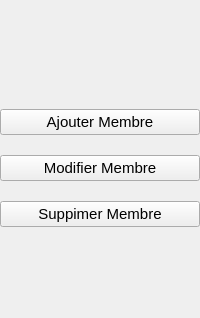
      <widget class="QWidget" name="MenuMembre">
       <layout class="QVBoxLayout" name="verticalLayout">
        <property name="spacing">
         <number>20</number>
        </property>
        <property name="leftMargin">
         <number>0</number>
        </property>
        <property name="rightMargin">
         <number>0</number>
        </property>
        <item>
         <widget class="QWidget" name="widget_2" native="true">
          <property name="maximumSize">
           <size>
            <width>210</width>
            <height>100</height>
           </size>
          </property>
          <layout class="QHBoxLayout" name="horizontalLayout_3">
           <item>
            <widget class="QLabel" name="label_10">
             <property name="minimumSize">
              <size>
               <width>120</width>
               <height>0</height>
              </size>
             </property>
             <property name="text">
              <string/>
             </property>
             <property name="pixmap">
              <pixmap>CPU.jpeg</pixmap>
             </property>
             <property name="scaledContents">
              <bool>true</bool>
             </property>
            </widget>
           </item>
           <item>
            <spacer name="horizontalSpacer">
             <property name="orientation">
              <enum>Qt::Orientation::Horizontal</enum>
             </property>
             <property name="sizeHint" stdset="0">
              <size>
               <width>40</width>
               <height>20</height>
              </size>
             </property>
            </spacer>
           </item>
          </layout>
         </widget>
        </item>
        <item>
         <spacer name="verticalSpacer_6">
          <property name="orientation">
           <enum>Qt::Orientation::Vertical</enum>
          </property>
          <property name="sizeHint" stdset="0">
           <size>
            <width>20</width>
            <height>40</height>
           </size>
          </property>
         </spacer>
        </item>
        <item>
         <widget class="QPushButton" name="AjouterMember">
          <property name="font">
           <font>
            <pointsize>11</pointsize>
           </font>
          </property>
          <property name="cursor">
           <cursorShape>PointingHandCursor</cursorShape>
          </property>
          <property name="text">
           <string>Ajouter Membre</string>
          </property>
          <property name="icon">
           <iconset>
            <normaloff>ajoutermemebre.png</normaloff>ajoutermemebre.png</iconset>
          </property>
          <property name="iconSize">
           <size>
            <width>35</width>
            <height>35</height>
           </size>
          </property>
         </widget>
        </item>
        <item>
         <widget class="QPushButton" name="ModifierMember">
          <property name="font">
           <font>
            <pointsize>11</pointsize>
           </font>
          </property>
          <property name="cursor">
           <cursorShape>PointingHandCursor</cursorShape>
          </property>
          <property name="text">
           <string>Modifier Membre</string>
          </property>
          <property name="icon">
           <iconset>
            <normaloff>editermember.png</normaloff>editermember.png</iconset>
          </property>
          <property name="iconSize">
           <size>
            <width>35</width>
            <height>35</height>
           </size>
          </property>
         </widget>
        </item>
        <item>
         <widget class="QPushButton" name="SupprimerMember">
          <property name="font">
           <font>
            <pointsize>11</pointsize>
           </font>
          </property>
          <property name="cursor">
           <cursorShape>PointingHandCursor</cursorShape>
          </property>
          <property name="text">
           <string>Suppimer Membre</string>
          </property>
          <property name="icon">
           <iconset>
            <normaloff>removemember.png</normaloff>removemember.png</iconset>
          </property>
          <property name="iconSize">
           <size>
            <width>35</width>
            <height>35</height>
           </size>
          </property>
         </widget>
        </item>
        <item>
         <spacer name="verticalSpacer_7">
          <property name="orientation">
           <enum>Qt::Orientation::Vertical</enum>
          </property>
          <property name="sizeHint" stdset="0">
           <size>
            <width>20</width>
            <height>40</height>
           </size>
          </property>
         </spacer>
        </item>
        <item>
         <spacer name="verticalSpacer_2">
          <property name="orientation">
           <enum>Qt::Orientation::Vertical</enum>
          </property>
          <property name="sizeHint" stdset="0">
           <size>
            <width>20</width>
            <height>40</height>
           </size>
          </property>
         </spacer>
        </item>
       </layout>
      </widget>
